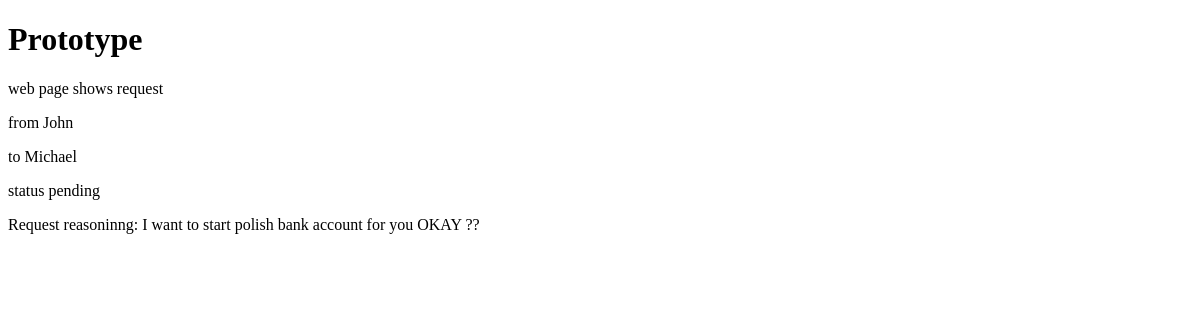
/prototype/request, run on an earlier commit of the app's database.
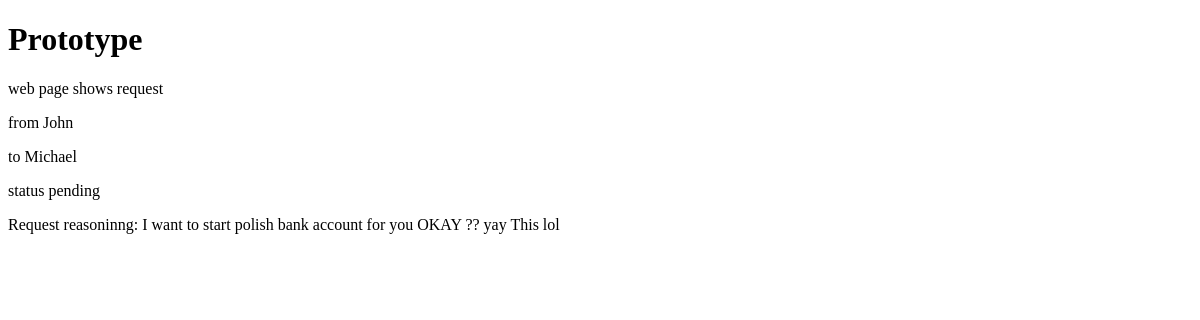
And on a later commit of the database.
### core/models.py (models this page shows, shortened)
class Request(models.Model):
    sender = models.ForeignKey(User, on_delete=models.CASCADE, related_name='requests_sent')
    receiver = models.ForeignKey(User, on_delete=models.CASCADE, related_name='requests_received')
    request_reasoning = models.TextField(blank=True)
    created_at = models.DateTimeField(auto_now_add=True)
    class Status(models.TextChoices):
        PENDING = 'pending', 'Pending'
        ACCEPTED = 'accepted', 'Accepted'
        DENIED = 'denied', 'Denied'
    status = models.CharField(max_length=10, choices=Status.choices, default=Status.PENDING)

### web/views.py (the view)
# urls.py: path('prototype/request', views.prototype_request, name='prototype_request')
def prototype_request(request):
    singleRequest = get_object_or_404(Request, pk=3)
    return render(request,'web/prototype_request.html', {'SingleRequest':singleRequest})

### web/templates/web/prototype_request.html (shortened to what this page needs)
<!DOCTYPE html>
<html>
    <head>
    </head>
    <body>
        <h1> Prototype </h1>
        <p>web page shows request</p>
        <p>from {{SingleRequest.sender.username}}</p>
        <p>to {{SingleRequest.receiver.username}}</p>
        <p>status {{SingleRequest.status}} </p>
        <p>Request reasoninng: {{SingleRequest.request_reasoning}}</p>
    </body>
</html>

What changed in the data, as far as the page shows it:
changed Request "pending": request_reasoning "I want to start polish bank account for you OKAY ??" → "I want to start polish bank account for you OKAY ?? yay This lol"
